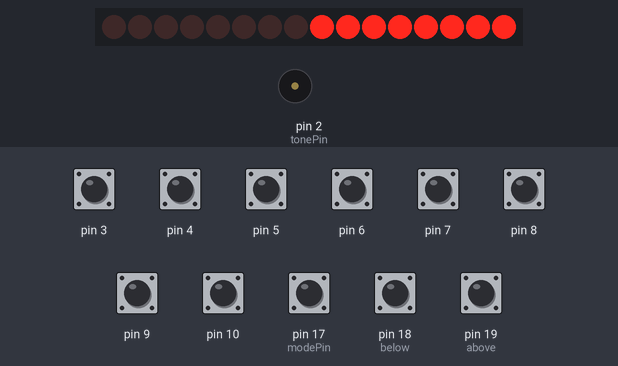
Bench run of a sketch on a simulated Arduino Uno, built with avr-gcc and run on an emulated ATmega328P. On the bench: 16 shift-register outputs drawn as a row of LEDs (first output left, lit = HIGH), buzzer (waves = sounding). Wiring (inferred from the names in the program): 2 × shift register (74HC595): data pin 11; shift clock pin 12; latch pin 13. Wiring (inferred from the signals the program sends): row of LEDs: on Q0, Q1, Q2, Q3, Q4, Q5, Q6, Q7, Q8, Q9, Q10, Q11, Q12, Q13, Q14, Q15. The inputs (shaded band) are chosen by the test bench; at power-on: pin 3–10, pin 17 (modePin), pin 18 (below), pin 19 (above) HIGH.

Above: at 1.2 s.
1.3 s: pin 17 (modePin) pulled LOW for 0.15 s
2.0 s: pin 3 pulled LOW for 0.15 s
At 2.5 s:
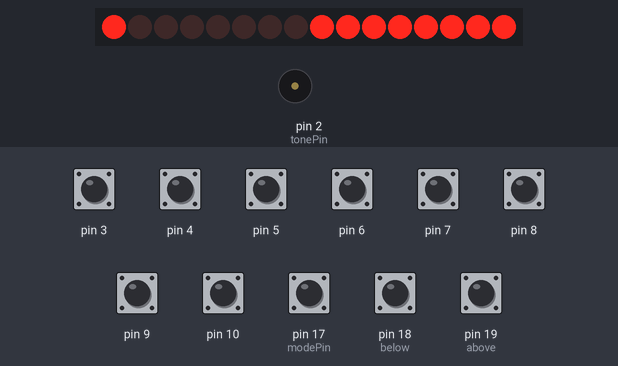
2.7 s: pin 4 pulled LOW for 0.15 s
At 2.92 s:
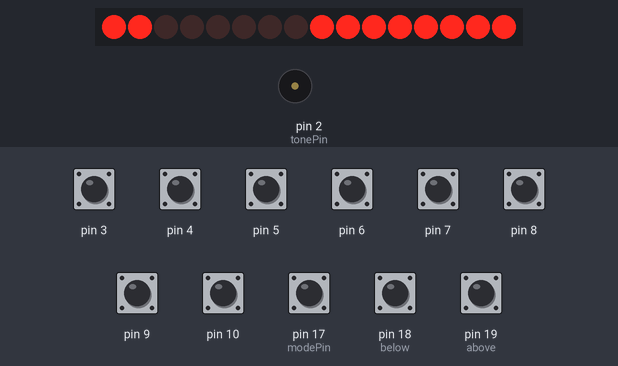
3.4 s: pin 5 pulled LOW for 0.15 s
At 3.5 s:
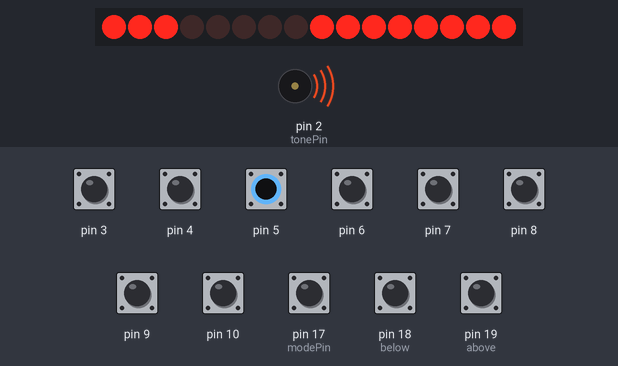
4.1 s: pin 6 pulled LOW for 0.15 s
At 4.75 s:
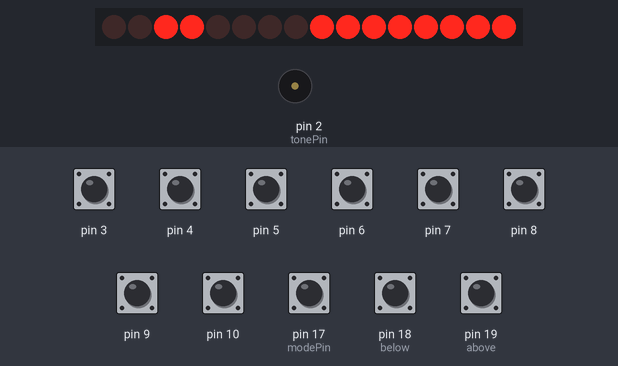
4.8 s: pin 7 pulled LOW for 1 s
At 5.79 s:
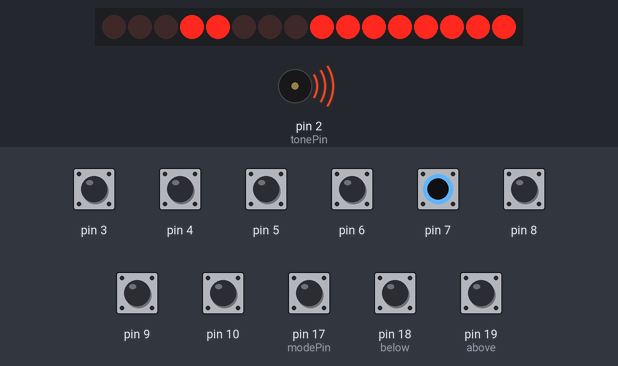
Timing chart, 0 to 7.4 s (numbered marks = the images above; inputs shaded):
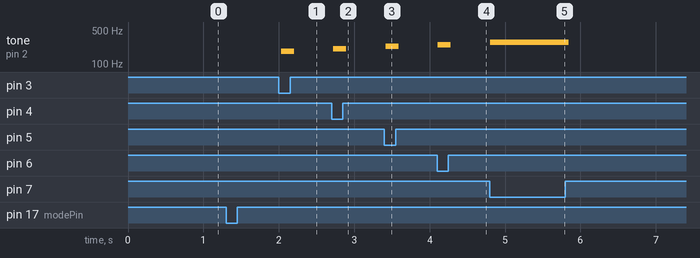

The sketch:

final1.ino
```cpp
int fstones[] = {
  185, 207, 233, 247, 277, 311, 349, 370
};

//設定各接腳
int latchPin = 13;
int clockPin = 12;
int dataPin = 11;
int tonePin = 2;
int modePin = 17;
int below = 18;
int above = 19;

byte colData[8] = {
   B11111110,
   B11111101,
   B11111011,
   B11110111,
   B11101111,
   B11011111,
   B10111111,
   B01111111
}; //掃描

byte rowData[8] = {0};


byte presentState[]={1,1,1,1,1,1,1,1};
byte previousState[8];

byte presentStateUtil[]={1,1,1};
byte previousStateUtil[3];

int oct=0;
void Sound(){
  for(int i=0;i<8;i++){
    if( presentState[i]==LOW){
      if(oct>=0)tone(tonePin,fstones[i]<<oct);
      else tone(tonePin,fstones[i]>>-oct);
      return;
    }
  }
  noTone(tonePin);
}

int count=0;
void LED0(){
  for(int i=0;i<8;i++){
    if( presentState[i]==LOW&&previousState[i]==HIGH){
      if(count==8){
        ClearBoard();
      }
      rowData[i]+=1<<(7-count);
      count++;
    }
  }
}
void LED1(){
  for(int i=0;i<8;i++){
    if( presentState[i]==LOW&&previousState[i]==HIGH){
      for(int i=0;i<8;i++) rowData[i]=rowData[i]>>1;
      rowData[i]+=128;
    }
  }
}
void ClearBoard(){
  for(int i=0;i<8;i++) rowData[i]=0;
  count=0;
}

void setup() {
  pinMode(latchPin,OUTPUT);
  pinMode(clockPin,OUTPUT);
  pinMode(dataPin,OUTPUT);
  pinMode(modePin,INPUT_PULLUP);
  pinMode(above,INPUT_PULLUP);
  pinMode(below,INPUT_PULLUP);

  for(byte i=3;i<11;i++){
  	pinMode(i,INPUT_PULLUP);
  }

  delay(10);
}
int mode=0;
void loop() {
  for(int i=0;i<8;i++){
    previousState[i]=presentState[i];
    presentState[i]=digitalRead(i+3);
  }
  for(int i=0;i<3;i++){
    previousStateUtil[i]=presentStateUtil[i];
    presentStateUtil[i]=digitalRead(17+i);
  }
  if(presentStateUtil[0]==LOW&&previousStateUtil[0]==HIGH){
    mode++;
    ClearBoard();
    if(mode>1)mode=0;
  }
  if(presentStateUtil[1]==LOW&&previousStateUtil[1]==HIGH) oct--;
  if(presentStateUtil[2]==LOW&&previousStateUtil[2]==HIGH) oct++;
  Sound();

  if(mode==0)LED0();
  else LED1();

  for(int i = 0; i < 8 ; i++){
    digitalWrite(latchPin,LOW);
    shiftOut(dataPin, clockPin, LSBFIRST, colData[i]);
    shiftOut(dataPin, clockPin, LSBFIRST, rowData[i]);
    digitalWrite(latchPin,HIGH);
    delay(7);
  }
}
```

Measured:
- after the input at 1.3 s, every drawn part: stays the same
- after the input at 2.0 s, tone on pin 2 (tonePin): silent → 185 Hz at once, → silent 0.17 s later
- after the input at 2.7 s, tone on pin 2 (tonePin): silent → 207 Hz at once, → silent 0.17 s later
- after the input at 3.4 s, tone on pin 2 (tonePin): silent → 233 Hz at once, → silent 0.17 s later
- after the input at 4.1 s, tone on pin 2 (tonePin): silent → 247 Hz at once, → silent 0.17 s later
- after the input at 4.8 s, tone on pin 2 (tonePin): silent → 277 Hz at once, → silent 1.0 s later
